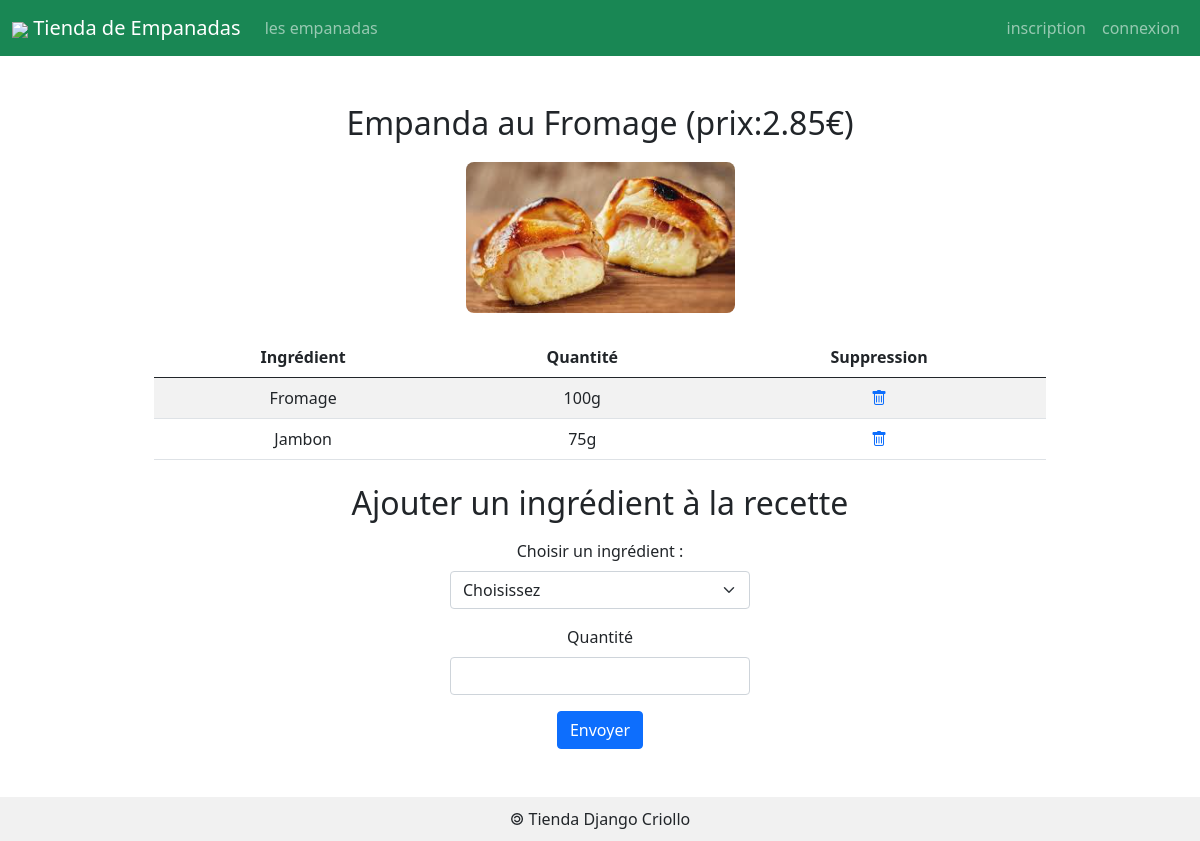
The page /empanada/2 on the database its author committed.
### empanadas/models.py (models this page shows, shortened)
class Empanada(models.Model) :
    idEmpanada    = models.AutoField(    primary_key    = True )
    nomEmpanada   = models.CharField(   max_length      = 50   )
    prix          = models.DecimalField( max_digits     = 6, decimal_places = 2 )
    image = models.ImageField( default = 'imagesEmpanadas/default.png', upload_to = 'imagesEmpanadas/')
    def __str__(self) :
        return 'Empanda '+self.nomEmpanada+' (prix:'+str(self.prix)+'€)'

class Ingredient(models.Model) :
    idIngredient = models.AutoField( primary_key = True )
    nomIngredient = models.CharField( max_length = 50 )

class Composition(models.Model):
    class Meta:
        unique_together = ('ingredient','empanada')
    idComposition = models.AutoField( primary_key = True )
    ingredient = models.ForeignKey( Ingredient, on_delete = models.CASCADE )
    empanada = models.ForeignKey( Empanada, on_delete = models.CASCADE )
    quantite = models.CharField( max_length = 100 )

### empanadas/views.py (the view)
# urls.py: path('empanada/<int:empanada_id>',                  views.empanada, name='detailsEmpanada'),
def empanada(request, empanada_id) :
	laEmpanada = Empanada.objects.get( idEmpanada= empanada_id)
	compositions = Composition.objects.filter(empanada = empanada_id)
	allIngredients = Ingredient.objects.all() #-- Recup tous les ingredient de la BD
	ingredients_list = []
	for compo in compositions:
		ingredients_list.append({
			'idIngredient' : compo.ingredient.idIngredient,
			'Ingredient' : compo.ingredient.nomIngredient,
			'Quantite' : compo.quantite,
			'idComposition' : compo.idComposition #-- Util pour la fonction supprimerIngredientDansEmpanada
		})
	context = {
		'empanada': laEmpanada,
		'ingredients_list': ingredients_list,
		'allIngredients' : allIngredients
	}
	return render( request, 'empanadas/empanada.html', context )

### empanadas/templates/empanadas/empanada.html (shortened to what this page needs)
{% extends 'empanadas/base.html' %}
{% load static %}
{% block main %}
<div class="container my-5">
    <h2 class="text-center empanada-title">{{ empanada }}</h2>
    <div class="img-detail-empanada text-center">
        <img src="{{ MEDIA_URL }}{{ empanada.image }}" class="img-fluid empanada-image" alt="{{ empanada }}">
    </div>
    <div class="table-container my-4">
        {% if ingredients_list %}
            <table class="table table-striped text-center empanada-table">
                <thead>
                    <tr>
                        <th scope="col">Ingrédient</th>
                        <th scope="col">Quantité</th>
                        <th scope="col">Suppression</th>
                    </tr>
                </thead>
                <tbody>
                    {% for ing in ingredients_list %}
                        <tr>
                            <td>{{ ing.Ingredient }}</td>
                            <td>{{ ing.Quantite }}</td>
                            <td>
                                <a href="/empanadas/{{ empanada.idEmpanada }}/deleteIngredient/{{ ing.idComposition }}" data-bs-toggle="tooltip" data-bs-placement="top" title="Supprimer cet ingrédient">
                                    <i class="bi bi-trash"></i>
                                </a>
                            </td>
                        </tr>
                    {% endfor %}
                </tbody>
            </table>
        {% else %}
            <div class="alert alert-info text-center" role="alert">
                Aucun ingrédient n'a encore été ajouté pour cette empanada.
            </div>
        {% endif %}
    </div>
    <h2 class="text-center">Ajouter un ingrédient à la recette</h2>
    <form action="/empanada/{{ empanada.idEmpanada }}/addIngredient" method="POST" class="text-center">
        <div class="m-3">
            <label for="id_ingredient" class="form-label">Choisir un ingrédient :</label>
            <select id="id_ingredient" name="ingredient" class="form-select mx-auto empanada-select" required>
                <option selected disabled>Choisissez</option>
            </select>
        </div>
        <div class="m-3">
            <label for="id_quantite" class="form-label">Quantité</label>
            <input id="id_quantite" name="quantite" type="text" maxlength="100" required class="form-control mx-auto empanada-input" />
        </div>
        <button type="submit" class="btn btn-primary">Envoyer</button>
    </form>
</div>
{% endblock %}

### empanadas/static/empanadas/css/styles.css (style rules this page uses)
html, body { height: 100%; margin: 0; display: flex; flex-direction: column; }
.empanada-title { font-size: 2rem; margin-bottom: 20px; }
.empanada-image { max-width: 300px; height: auto; border-radius: 8px; }
.empanada-table { margin: 0 auto; width: 80%; }
.empanada-select { width: 300px; }
.empanada-input { width: 300px; }

### rows shown on the page
Empanada: nomEmpanada+prix "Empanda au Fromage (prix:2.85€)", image (picture)
Ingredient: Ingredient "Fromage"
Composition: Quantite "100g"
Ingredient: Ingredient "Jambon"
Composition: Quantite "75g"
